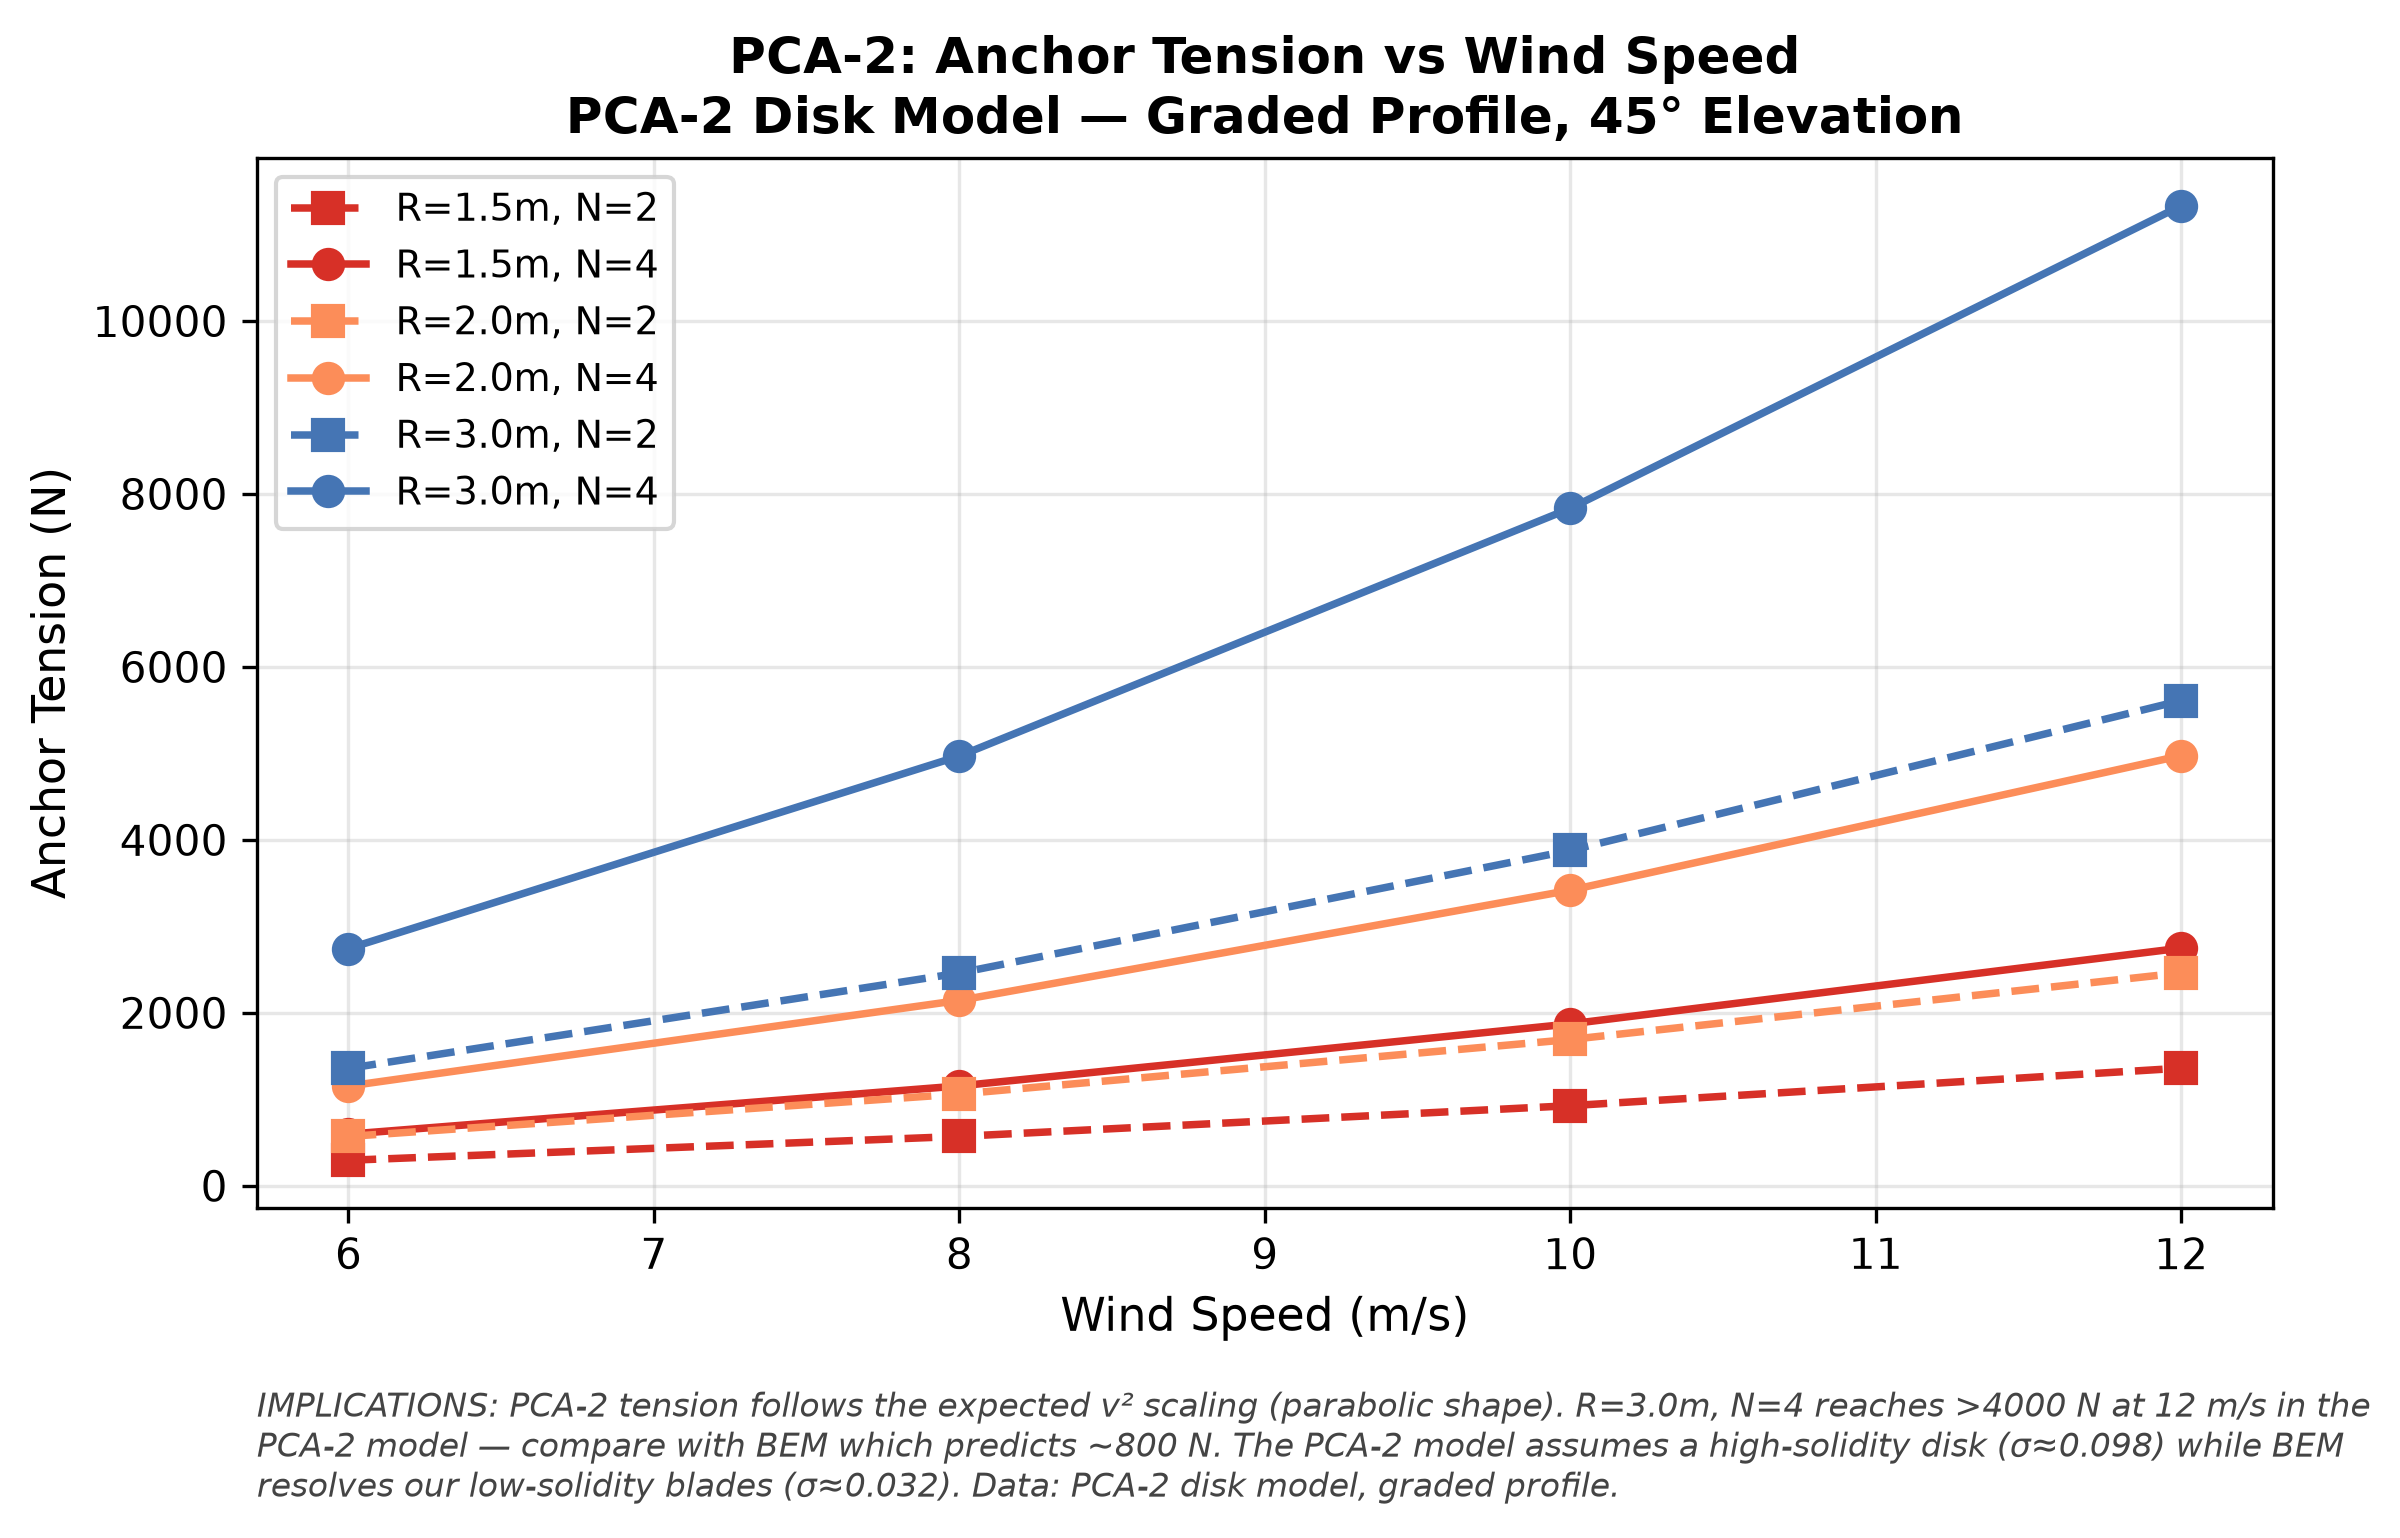

Generate this figure with Python:
#!/usr/bin/env python3
"""sweep-tension-vs-wind: PCA-2 anchor tension vs wind speed by radius."""
import csv, matplotlib
matplotlib.use("Agg")
import matplotlib.pyplot as plt
import numpy as np
from collections import defaultdict

rows = []
with open("../../bem_full_sweep_pca2.tsv") as f:
    for r in csv.DictReader(f, delimiter="\t"):
        t = float(r["anchor_tension"])
        if t <= 0:
            continue
        rows.append({
            "radius": float(r["radius"]), "n": int(r["n_rotors"]),
            "profile": r["profile"], "wind": float(r["wind_speed"]),
            "tension": t,
        })

fig, ax = plt.subplots(figsize=(8, 5))
fig.patch.set_facecolor("white"); ax.set_facecolor("white")

radii = [1.5, 2.0, 3.0]
colors = {1.5: "#d73027", 2.0: "#fc8d59", 3.0: "#4575b4"}
winds = [6, 8, 10, 12]

for rad in radii:
    for n in [2, 4]:
        means = []
        for w in winds:
            vals = [r["tension"] for r in rows
                   if r["radius"] == rad and r["n"] == n
                   and r["profile"] == "graded" and r["wind"] == w]
            means.append(np.mean(vals) if vals else 0)
        ls = "-" if n == 4 else "--"
        ax.plot(winds, means, ls, color=colors[rad], linewidth=1.8,
               marker="o" if n == 4 else "s", markersize=7,
               label=f"R={rad:.1f}m, N={n}")

ax.set_xlabel("Wind Speed (m/s)", fontsize=11)
ax.set_ylabel("Anchor Tension (N)", fontsize=11)
ax.set_title("PCA-2: Anchor Tension vs Wind Speed\n"
             "PCA-2 Disk Model — Graded Profile, 45\u00b0 Elevation",
             fontsize=12, fontweight="bold")
ax.legend(fontsize=9)
ax.grid(True, alpha=0.3)

caption = (
    "IMPLICATIONS: PCA-2 tension follows the expected v\u00b2 scaling (parabolic shape). "
    "R=3.0m, N=4 reaches >4000 N at 12 m/s in the PCA-2 model \u2014 compare with BEM "
    "which predicts ~800 N. The PCA-2 model assumes a high-solidity disk (\u03c3\u22480.098) "
    "while BEM resolves our low-solidity blades (\u03c3\u22480.032). "
    "Data: PCA-2 disk model, graded profile."
)
fig.text(0.10, 0.02, caption, fontsize=8, color="#444444",
         ha="left", va="bottom", style="italic", wrap=True)
plt.subplots_adjust(left=0.10, right=0.94, top=0.92, bottom=0.22)
fig.savefig("sweep-tension-vs-wind.png", dpi=300, facecolor="white", bbox_inches="tight")
fig.savefig("sweep-tension-vs-wind.pdf", facecolor="white", bbox_inches="tight")
plt.close()
print("sweep-tension-vs-wind.png + .pdf generated")
